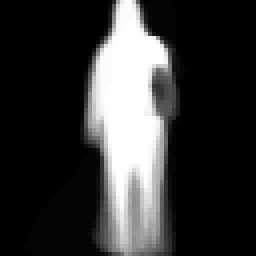
#> input picture png,jpg/test_gei.png, 64 x 64 px, given in place of 1.mp4, which was not available (shown 4 times larger)
$ python mp4_to_gei.py
#> lines starting #> are read from the running program, lines starting #| are printed output that depends on the picture
#> the answer given: 3
import os
import cv2
import numpy as np
from ultralytics import YOLO

def extract_frames(video_path, output_folder, frames_per_sec=1):
#> called with video_path = '1.mp4', output_folder = 'frames_original', frames_per_sec = 3
    if not os.path.exists(output_folder):
        os.makedirs(output_folder)
    cap = cv2.VideoCapture(video_path)
    fps = cap.get(cv2.CAP_PROP_FPS)
    if frames_per_sec > fps:
        print(f"입력한 초당 프레임 수({frames_per_sec})가 영상 fps({fps})보다 높아 실제론 {fps}로 저장됩니다.")
        frames_per_sec = fps
    frame_interval = int(fps / frames_per_sec)
    if frame_interval < 1:
        frame_interval = 1
    count = 0
    saved = 0
    while True:
        ret, frame = cap.read()
#> frame is the input picture: shape (64, 64, 3); min 0, max 255, mean 53.3
        if not ret:
            break
        if count % frame_interval == 0:
            out_path = os.path.join(output_folder, f"{saved:04d}.png")
            rotated = cv2.rotate(frame, cv2.ROTATE_90_CLOCKWISE)  # 회전 추가
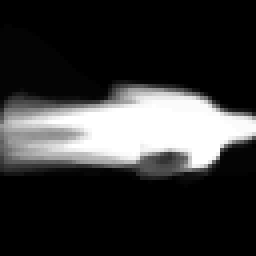
#> rotated: shape (64, 64, 3) (shown 4 times larger); min 0, max 255, mean 53.3
            cv2.imwrite(out_path, rotated)
            saved += 1
        count += 1
    cap.release()
    print(f"[1] 총 {saved}개의 프레임을 저장했습니다. ({output_folder})")


# [49 lines left out: functions yolo_silhouette, make_gei_from_folder, not called in this run]


if __name__ == '__main__':
    # 1. 프레임 추출
    try:
        fps_input = float(input("1초에 몇 장의 프레임을 추출할까요? (예: 2) : "))
        if fps_input < 1:
            print("최소 1 이상 입력하세요. 기본값 1로 진행합니다.")
            fps_input = 1
    except Exception:
        print("잘못 입력하셨습니다. 기본값 1로 진행합니다.")
        fps_input = 1

    extract_frames('1.mp4', 'frames_original', frames_per_sec=fps_input)

    # 2. y 입력 시 실루엣 생성
    yn = input("실루엣 생성하려면 y를 입력하세요: ")
    if yn.strip().lower() == 'y':
        yolo_silhouette('frames_original', 'silhouettes', model_path='yolov8m-seg.pt')

    # 3. y 입력 시 GEI 생성
    yn = input("GEI 생성하려면 y를 입력하세요: ")
    if yn.strip().lower() == 'y':
        make_gei_from_folder('silhouettes', 'gei_from_yolo.png')

$ run again, on png,jpg/gei_from_yolo.png
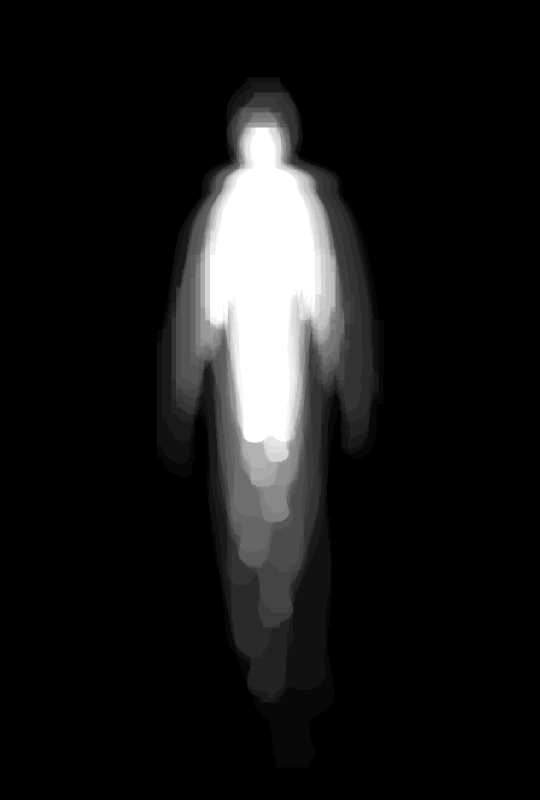
#> input picture png,jpg/gei_from_yolo.png, 1080 x 1600 px, given in place of 1.mp4, which was not available (shown at 1/2 size)
#> in extract_frames, frame is the input picture: shape (1600, 1080, 3); min 0, max 255, mean 24.2
#> in extract_frames, `rotated = cv2.rotate(frame, cv2.ROTATE_90_CLOCKWISE)`:
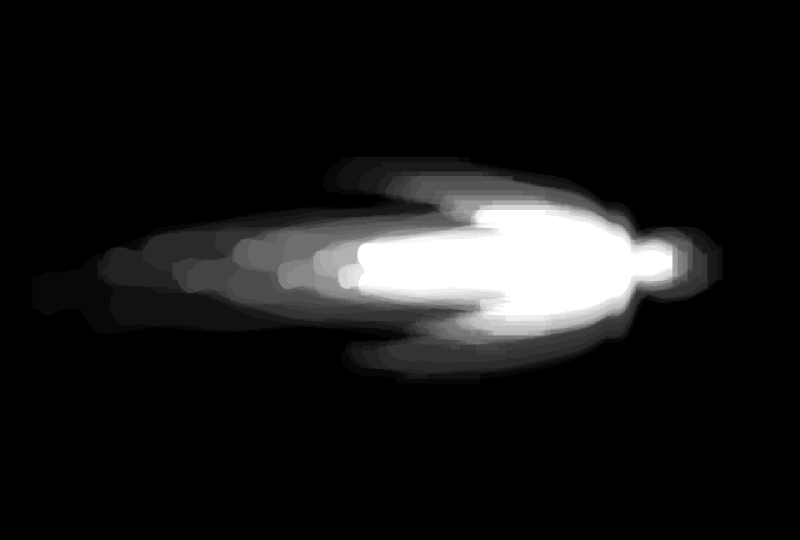
#> rotated: shape (1080, 1600, 3) (shown at 1/2 size); min 0, max 255, mean 24.2
